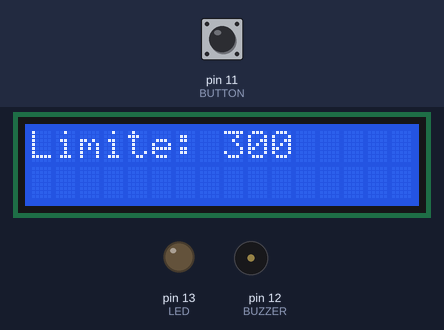
Bench run of a sketch on a simulated Arduino Uno, built with avr-gcc and run on an emulated ATmega328P. On the bench: 16×2 character LCD, output pins drawn as LEDs (lit = HIGH), buzzer (waves = sounding). The inputs (shaded band) are chosen by the test bench; at power-on: pin 11 (BUTTON) HIGH. Random numbers use the default seed unless the sketch sets one.

Above: at 0.1 s.
At 2.3 s:
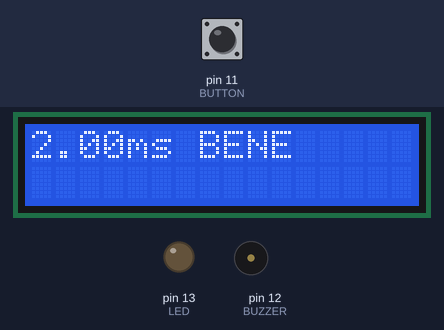
At 6.4 s:
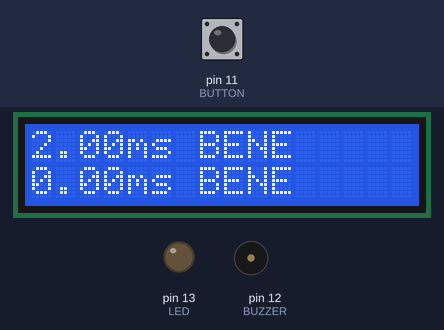

The sketch:

riflessi.ino
```cpp
#define LED 13
#define BUTTON 11
#define BUZZER 12
#include <LiquidCrystal.h>
LiquidCrystal lcd(7, 6, 5, 4, 3, 2);
int  val = 0;
int temporandomled;
int temporandombuzzer;
double tempo;
double tempo2;
double tempoled;
double tempobuzz;
double a = 0;
double stampa;

void setup() {
  pinMode(LED, OUTPUT);
  pinMode(BUTTON, INPUT);
  pinMode(BUZZER, OUTPUT);
  lcd.begin(16,2);
  randomSeed(analogRead(0));
  lcd.print("Limite: 300");
 riflessiled();
 riflessibuzzer();


}
void riflessiled(){
  temporandomled = random(1000, 5000);
  delay(temporandomled);
  digitalWrite(LED, HIGH);
  tempo = millis();
  while (digitalRead(BUTTON) == LOW);
  digitalWrite(LED, LOW);
  lcd.clear();
  tempoled = millis();
  tempo2 = tempoled - tempo;
  lcd.print(tempo2);
  lcd.print("ms");
  if(tempo2 > 300)
  {
    lcd.print(" MALE");
  }
  else{
    lcd.print(" BENE");
      }
}

void riflessibuzzer(){
  temporandombuzzer = random(1000, 5000);
  delay(temporandombuzzer);
  tone(BUZZER, 1000, 3000);
  tempo = millis();
  while(digitalRead(BUTTON) == LOW);
  noTone(BUZZER);
  tempoled = millis();
  tempo2 = tempoled - tempo;
  lcd.setCursor(0,1);
  lcd.print(tempo2);
  lcd.print("ms");
  if(tempo2 > 300)
  {

    lcd.print(" MALE");
  }
  else{
    lcd.print(" BENE");
      }


}


void loop() {

}
```

Measured:
- what the display in image 1 shows lasts 4.1 s, from 2.3 s to 6.4 s
